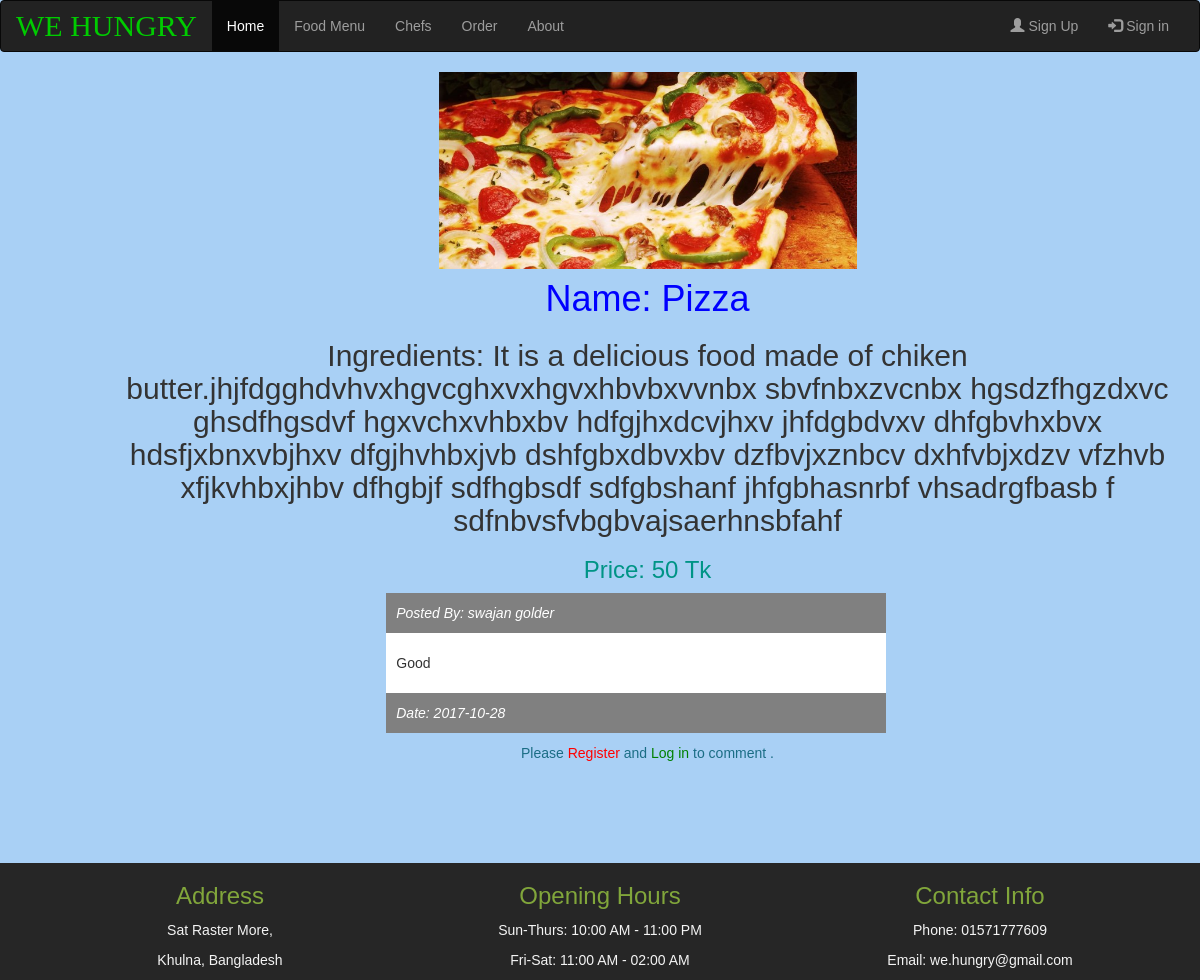
The page /food-review.php?foodId=1 on the database as committed earlier.
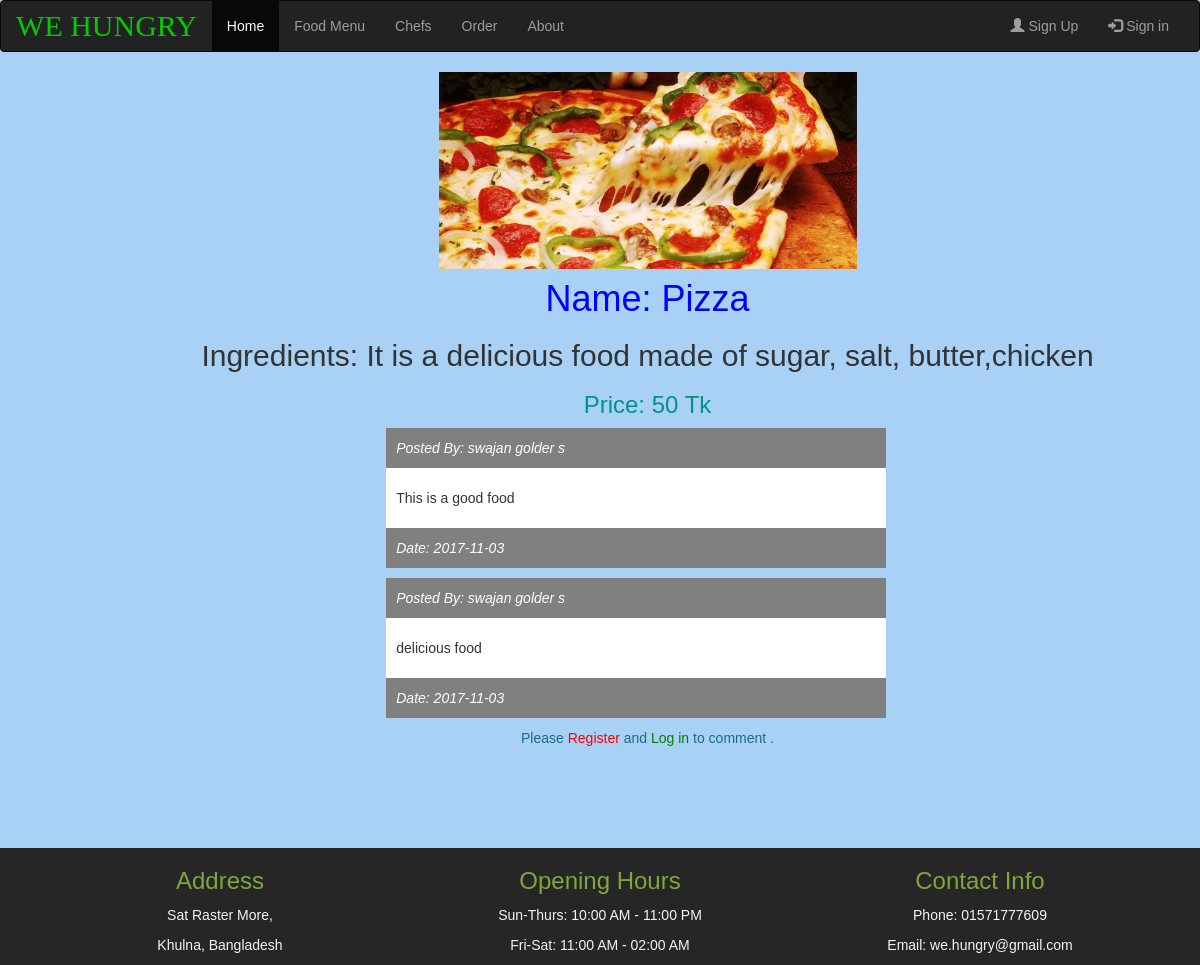
The same page on the database as committed later.
### tables this page shows
CREATE TABLE `foodmenu` (
  `id` int(11) NOT NULL,
  `name` varchar(255) NOT NULL,
  `foodimage` varchar(255) NOT NULL,
  `ingredients` text NOT NULL,
  `price` int(11) NOT NULL,
  `type` varchar(255) NOT NULL
);

CREATE TABLE `feedback` (
  `id` int(11) NOT NULL,
  `comment` text NOT NULL,
  `customerid` int(11) NOT NULL,
  `foodid` int(11) NOT NULL,
  `date` date NOT NULL
);

CREATE TABLE `customer` (
  `id` int(11) NOT NULL,
  `fullname` varchar(255) NOT NULL,
  `username` varchar(255) NOT NULL,
  `password` varchar(255) NOT NULL,
  `address` text NOT NULL,
  `contact` varchar(255) NOT NULL,
  `visits` int(10) NOT NULL
);

### src/database.php (called while the page is built, shortened)
<?php
function db_select($query){
    $con = db_connect();
    $rows = $con->query($query);
    $data=[];
    if($rows==null){
        echo "Database query failed";
        return $data;
    }else {
        $rows = $rows->fetch_all(MYSQLI_BOTH);
        foreach ($rows as $row){
            array_push($data,$row);
        }
    }
    return $data;
}
function db_connect(){
    $serverName="localhost";
    $userName="root";
    $password="";
    $dbName="resturant";
    $con= new mysqli($serverName,$userName,$password,$dbName);
    if($con->connect_errno){
        die("coonection failed".$con->connect_error);
    }else {
        return $con;
    }
}

### Public/food-review.php (the view, shortened to what this page needs)
<?php
include_once '../layout/header.php';
require_once '../src/database.php';
$foodId=$_GET['foodId'];
$query="select name,ingredients,price,foodimage from foodmenu WHERE id='".$foodId."'";
$foods=db_select($query);
$query="select feedback.id,comment,customer.fullname,date from feedback,customer where foodid='".$foodId."' and feedback.customerid=customer.id";
$output=db_select($query);
?>
<div class="">
    <form action="food-review.php?foodId=<?= $foodId ?>" id="form1" method="POST" enctype="multipart/form-data">
       <div class="col-md-offset-1">
           <img src="<?=$foods[0]['foodimage']?>" class="img-responsive" >
           <h1>Name: <?= $foods[0]['name']?></h1>
           <h2>Ingredients: <?= $foods[0]['ingredients']?></h2>
           <h3 style=" color:#009486;">Price: <?= $foods[0]['price']?> Tk</h3>
           <?php foreach ($output as $item):?>
               <div class="col-md-offset-3">
                   <div class="comment_div">
                       <p class="name">
                           <span> Posted By: <?php echo $item['fullname'];?></span>
                       </p>
                       <p class="comment"><?php echo $item['comment'];?></p>
                       <p class="time">Date: <?php echo  $item['date']?></p>
                   </div>
               </div>
           <?php endforeach; ?>
           <?php if(!isset($_SESSION['username'])){?>
               <span style="color: #1B6D85">Please <a style="color: red" href="../Public/registration.php">Register</a> and <a style="color: green" href="../Public/login.php">Log in</a> to comment .</span>
           <?php }?>
       </div>
    </form>
</div>
<?php
include_once '../layout/footer.php';
?>

Rows that differ between the two databases and show on the page:
removed feedback: customerid.fullname "swajan golder", comment "Good", date "2017-10-28"
changed foodmenu "Pizza": ingredients "…delicious food made of chiken butter.jhjfdgghdvhvxhgvcghxvxhgvxhbvbxvvnbx sbvfnbxzvcnbx hgsdzfhgzdxvc ghsdfhgsdvf hgxvchxvhbxbv hdfgjhxdcvjhxv jhfdgbdvxv dhfgbvhxbvx hdsfjxbnxvbjhxv dfgjhvhbxjvb dshfgbxdbvxbv dzfbvjxznbcv dxhfvbjxdzv vfzhvb xfjkvhbxjhbv dfhgbjf sdfhgbsdf sdfgbshanf jhfgbhasnrbf vhsadrgfbasb f sdfnbvsfvbgbvajsaerhnsbfahf" → "It is a delicious food made of sugar, salt, butter,chicken"
added feedback: customerid.fullname "swajan golder s", comment "This is a good food", date "2017-11-03"
added feedback: customerid.fullname "swajan golder s", comment "delicious food", date "2017-11-03"
